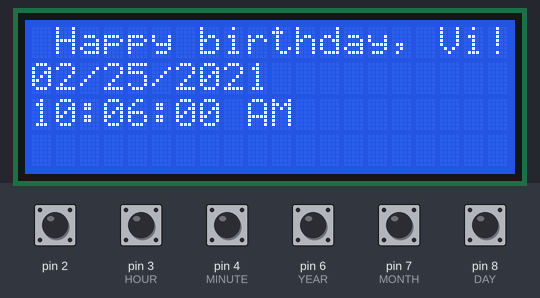
Recording of a sketch running on a simulated Arduino Uno, built with avr-gcc and run on an emulated ATmega328P. On the bench: 20×4 character LCD. Inputs (shaded band) come from the test bench; at power-on: pin 2, pin 3 (HOUR), pin 4 (MINUTE), pin 6 (YEAR), pin 7 (MONTH), pin 8 (DAY) HIGH. What the sketch prints to the serial monitor is not drawn.

Above: at 1.2 s.
1.3 s: pin 2 pulled LOW for 0.15 s
At 1.78 s:
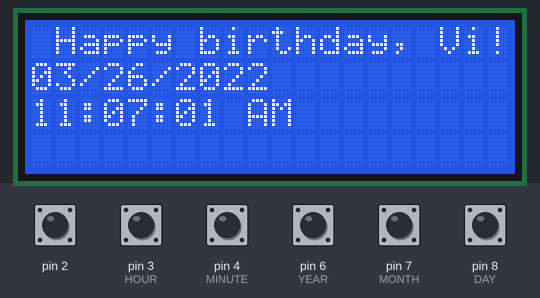
2.0 s: pin 3 (HOUR) pulled LOW for 0.15 s
At 2.54 s:
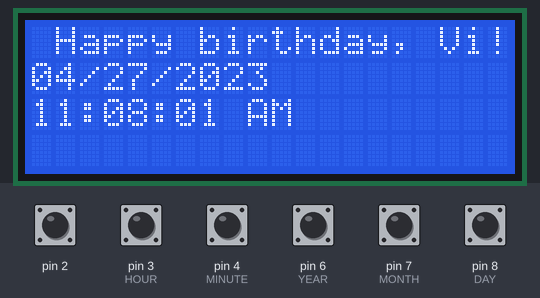
2.7 s: pin 4 (MINUTE) pulled LOW for 0.15 s
At 3.3 s:
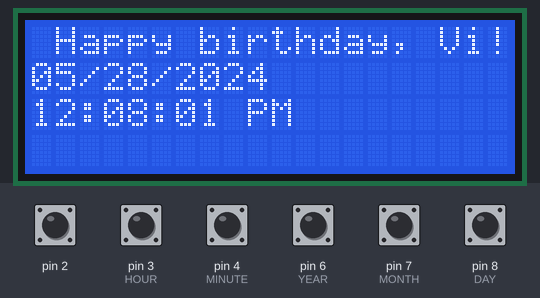
3.4 s: pin 6 (YEAR) pulled LOW for 0.15 s
At 3.75 s:
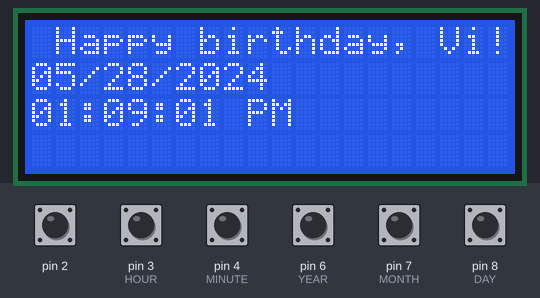
4.1 s: pin 7 (MONTH) pulled LOW for 0.15 s
At 4.51 s:
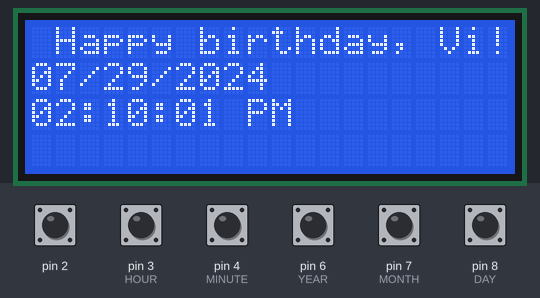
4.8 s: pin 8 (DAY) pulled LOW for 0.15 s
At 5.61 s:
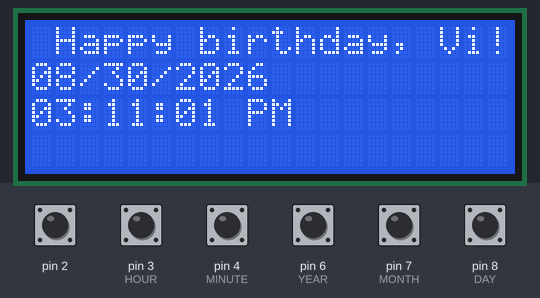
Timing chart, 0 to 6.5 s (numbered marks = the images above; inputs shaded):
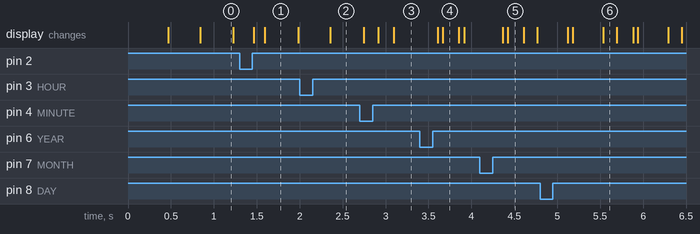

Measured:
- after the input at 2.0 s, the display: changes after 0.35 s (image 2)

The sketch:

SampleRead.ino
```cpp
#include <Wire.h>
#include <LiquidCrystal_I2C.h>

#define HOUR 3
#define MINUTE 4
#define ALARM1 5
#define YEAR 6
#define MONTH 7
#define DAY 8
#define ALARM2 9
#define TOGGLE1 10
#define TOGGLE2 11
#define OFF 12

const long BUTTON_BOUNCE = 35;
LiquidCrystal_I2C lcd(0x27, 20, 4);

volatile int secondCount;
volatile int currentMinute;
volatile int currentHour;
volatile int currentDay;
volatile int currentMonth;
volatile int currentYear;
volatile bool alarm1On;
volatile bool alarm2On;
volatile bool isPM;
volatile int alarm1Hour;
volatile int alarm1Minute;
volatile int alarm2Hour;
volatile int alarm2Minute;
volatile int alarm2Year;
volatile int alarm2Month;
volatile int alarm2Day;
volatile long hourCounter = 0;
volatile long minuteCounter = 0;
volatile long yearCounter = 0;
volatile long monthCounter = 0;
volatile long dayCounter = 0;
volatile long alarm1Counter = 0;
volatile long alarm2Counter = 0;
volatile long toggle1Counter = 0;
volatile long toggle2Counter = 0;


void setup() {
    // Set up the pins:
    pinMode(13, INPUT_PULLUP);
    pinMode(2, INPUT_PULLUP);
    pinMode(HOUR, INPUT_PULLUP);
    pinMode(MINUTE, INPUT_PULLUP);
    pinMode(ALARM1, INPUT_PULLUP);
    pinMode(YEAR, INPUT_PULLUP);
    pinMode(MONTH, INPUT_PULLUP);
    pinMode(DAY, INPUT_PULLUP);
    pinMode(ALARM2, INPUT_PULLUP);
    pinMode(TOGGLE1, INPUT_PULLUP);
    pinMode(TOGGLE2, INPUT_PULLUP);
    pinMode(OFF, INPUT_PULLUP);

    // Set up the ISR:
    attachInterrupt(digitalPinToInterrupt(2), readTick, RISING);

    // Set up the time & date variables:
    secondCount = 0;
    currentMinute = 5;
    currentHour = 9;
    currentDay = 24;
    currentMonth = 1;
    currentYear = 2020;
    alarm1On = false;
    alarm2On = false;
    isPM = (currentHour >= 12) ? true : false;

    hourCounter = 0;
    minuteCounter = 0;
    yearCounter = 0;
    monthCounter = 0;
    dayCounter = 0;
    alarm1Counter = 0;
    alarm2Counter = 0;
    toggle1Counter = 0;
    toggle2Counter = 0;

    // Set up output:
    Serial.begin(19200);
    lcd.init();
    lcd.backlight();
    lcd.setCursor(1, 0);
    lcd.print("Happy birthday, Vi!");
}


void loop() {
    // Poll buttons
    if(digitalRead(HOUR) == HIGH) {
        hourCounter++;
        if (hourCounter >= BUTTON_BOUNCE) {
            currentHour = (currentHour == 23) ? 0 : (currentHour + 1);
            hourCounter = 0;
        }
    }
    else {
        hourCounter = 0;
    }
    if (digitalRead(MINUTE) == HIGH) {
        minuteCounter++;
        if (minuteCounter >= BUTTON_BOUNCE) {
            currentMinute = (currentMinute == 59) ? 0 : (currentMinute + 1);
            minuteCounter = 0;
        }
    }
    else {
        minuteCounter = 0;
    }

    if (digitalRead(YEAR) == HIGH) {
        yearCounter++;
        if (yearCounter >= BUTTON_BOUNCE) {
            yearCounter = 0;
            currentYear++;
        }
    }
    else {
        yearCounter = 0;
    }
    if (digitalRead(MONTH) == HIGH) {
        yearCounter++;
        if (yearCounter >= BUTTON_BOUNCE) {
            yearCounter = 0;
            currentMonth = (currentMonth == 12) ? 1 : (currentMonth + 1);
            int maxDays = daysInMonth(currentMonth, currentYear);
            if (currentDay > maxDays)
                currentDay = maxDays;
        }
    }
    else {
        monthCounter = 0;
    }

    if (digitalRead(DAY) == HIGH) {
        dayCounter++;
        if (dayCounter >= BUTTON_BOUNCE) {
            dayCounter = 0;
            int maxDays = daysInMonth(currentMonth, currentYear);
            currentDay = (currentDay == maxDays) ? 1 : (currentDay + 1);
        }
    }
    else {
        dayCounter = 0;
    }
    Serial.println(dayCounter);
    displayTime();
}


//--------------------------------------------------------------------------
//  Method:       readTick
//  Description:  Interrupt called every 1.0 seconds. Updates the second
//                  count and changes the time if needed.
//  Called by:    ISR
//  Calls:        changeTime
//--------------------------------------------------------------------------
void readTick() {
    secondCount++;
    if (secondCount == 60)
        changeTime();
}


//--------------------------------------------------------------------------
//  Method:       changeTime
//  Description:  Updates all time and date variables.
//  Called by:    readTick
//  Calls:        daysInMonth
//--------------------------------------------------------------------------
void changeTime() {
    secondCount = 0;
    currentMinute++;
    if (currentMinute == 60) {
        currentMinute = 0;
        currentHour++;
        if (currentHour == 24) {
            currentHour = 0;
            currentDay++;
            if (currentDay > daysInMonth(currentMonth, currentYear)) {
                currentDay = 1;
                currentMonth++;
                if (currentMonth > 12) {
                    currentMonth = 1;
                    currentYear++;
                }
            }
        }
    }
}


//--------------------------------------------------------------------------
//  Description:  Calculates the number of days in the given month.
//  Called by:    changeTime
//  Calls:        isLeapYear
//--------------------------------------------------------------------------
int daysInMonth(int month, int year) {
    if (month == 1 || month == 3 || month == 5 || month == 7 || month == 8 || month == 10 || month == 12)
        return 31;
    if (month == 2) {
        if (isLeapYear(year))
            return 29;
        else
            return 28;
    }
    return 30;
}


//--------------------------------------------------------------------------
//  Method:       isLeapYear
//  Description:  Checks if the current year is a leap year
//  Called by:    daysInMonth
//--------------------------------------------------------------------------
bool isLeapYear(int year) {
    if (year % 4 == 0) {
        if (year % 100 == 0) {
            if (year % 400 == 0)
                return true;
            else
                return false;
        }
        else
            return true;
    }
    return false;
}


//--------------------------------------------------------------------------
//  Method:       displayTime
//  Description:  Displays the time and date to the LCD.
//  Called by:    loop
//--------------------------------------------------------------------------
void displayTime() {
    // Display the date:
    lcd.setCursor(0,1);
    if (currentMonth < 10)
        lcd.print("0");
    lcd.print(currentMonth);
    lcd.print("/");
    if (currentDay < 10)
        lcd.print("0");
    lcd.print(currentDay);
    lcd.print("/");
    lcd.print(currentYear);

    // Display the time:
    lcd.setCursor(0,2);

    // Hour:
    if (currentHour == 0)
    lcd.print("12");
    else if (currentHour > 0 && currentHour < 13) {
        if (currentHour < 10)
            lcd.print("0");
        lcd.print(currentHour);
    }
    else {
        if (currentHour - 12 < 10)
            lcd.print("0");
        lcd.print(currentHour - 12);
    }
    lcd.print(":");

    // Minute:
    if (currentMinute < 10)
        lcd.print("0");
    lcd.print(currentMinute);
    lcd.print(":");

    // Second:
    if (secondCount < 10)
        lcd.print("0");
    lcd.print(secondCount);
    lcd.print(" ");

    // AM/PM:
    if (currentHour >= 12)
        lcd.print("PM");
    else
        lcd.print("AM");
}
```
